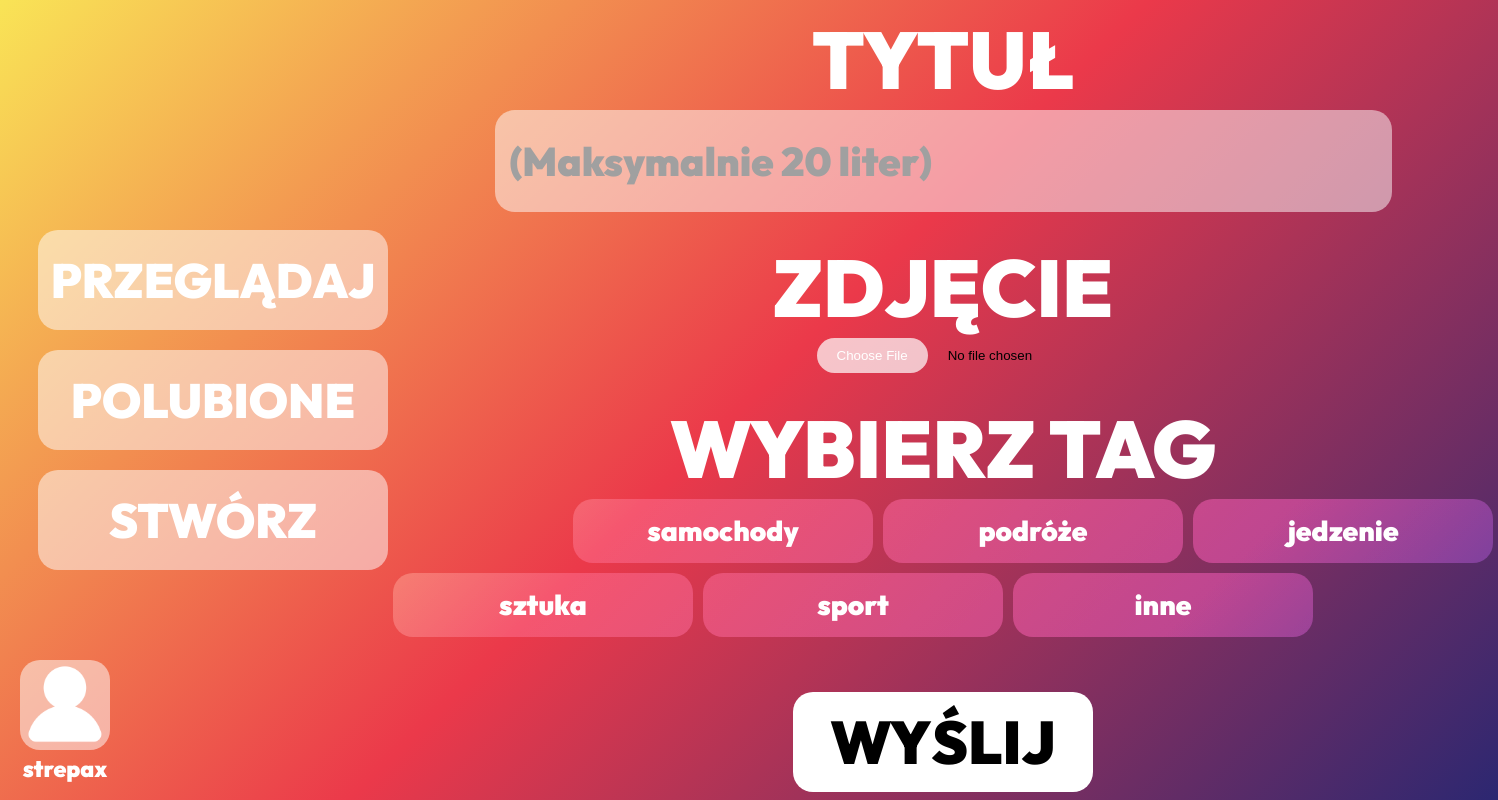
Screenshot of /addPost.php (signed in) with the database file from the repository.
### tables this page shows
CREATE TABLE `tagi` (
  `id` int(11) NOT NULL,
  `nazwa` text NOT NULL
);

### addPost.php (the view, shortened to what this page needs)
<?php
$user_name = isset($_SESSION['user_name']) ? $_SESSION['user_name'] : null;
$user_id = isset($_SESSION['user_id']) ? $_SESSION['user_id'] : null;
$isLoggedIn=$user_id!=0;
$servername = "localhost";
$username = "root";
$password = "";
$dbname = "projekt";
$conn = new mysqli($servername, $username, $password, $dbname);
$tags = $conn->query("SELECT * FROM tagi");
?>
<!DOCTYPE html>
<html lang="en">
<head>
    <link rel="stylesheet" href="./style/addPost.css">
    <link rel="stylesheet" href="./style/nav.css">
</head>
<body>
    <nav>
        <section class="navButtons">
            <a class="navButton" href="./index.php">przeglądaj</a>
            <a id="liked" class="navButton" href="./liked.php">polubione</a>
            <a class="navButton" href="./addPost.php">stwórz</a>
        </section>
        <a class="loginContainer"  href="<?php if($isLoggedIn==1){echo "./user.php?id=".$user_id;}else{echo "./login.php";} ?>">
            <img id="login" src="login.svg">
            <?php if ($user_name): ?>
                <p class="loginText"><?php echo $user_name; ?></p>
            <?php else: ?>
                <p class="loginText">LOGIN</p>
            <?php endif; ?>
        </a>
    </nav>
    <main>
        <section class="inputContainer">
            <h1 class="titleText">TYTUŁ</h1>
            <input id="titleInput" class="titleInput" type="text" placeholder="(Maksymalnie 20 liter)">
        </section>
        <section class="inputContainer">
            <h1 class="titleText">ZDJĘCIE</h1>
            <input id="imageInput" class="imageInput" type="file">
        </section>
        <section class="inputContainer">
            <h1 class="titleText">WYBIERZ TAG</h1>
            <section class="tags">
            <?php
                while ($row = $tags->fetch_assoc()) {
                    echo "<p class='tagButton' id='{$row['id']}' onclick='chooseTag(this)'>{$row['nazwa']}</p>";
                }
            ?>
            </section>
        </section>
        <button id="submitButton" class="submitButton" type="button" onclick="addPost()">WYŚLIJ</button>
    </main>
</body>
</html>

### style/addPost.css (style rules this page uses)
* { user-select: none; }
html { width: 100%; height: 100%; }
body { display: flex; justify-content: start; margin:0px; width: 100%; height: 100%; background: linear-gradient(135deg, rgba(249,228,86,1) 0%, rgba(235,57,74,1) 50%, rgba(44,39,113,1) 100%); }
main { width: 100%; display: flex; flex-direction: column; justify-content: center; align-items: center; gap:25px; }
.inputContainer { display: flex; height: fit-content; width: 1100px; flex-direction: column; align-items: center; justify-content: start; }
.titleText { font-family: outfit; font-weight: 900; font-size: 80px; color: #ffffff; margin:0px; }
.titleInput { width: 80%; height: 100px; line-height: 100px; border-radius: 20px; background-color: rgba(255, 255, 255, 0.5); font-family: outfit; font-size: 40px; font-weight: 900; text-decoration: none; color:rgb(255, 255, 255); border: none; padding-left: 15px; transition: 250ms; }
.titleInput::placeholder { color:rgb(160, 160, 160); }
.tags { display: flex; flex-wrap: wrap; gap: 10px; width: 100%; }
.tagButton:nth-child(1) { margin-left: auto; }
.tagButton { border-radius: 20px; margin:0px; position: relative; width: 300px; height: 64px; font-size: 28px; line-height: 64px; text-align: center; font-weight: 900; font-family: outfit; color:white; cursor: pointer; transition: 250ms; }
.tagButton::before { width: 300px; border-radius: 20px; transition: 250ms; background-color: rgba(255, 255, 255, 0.5); mix-blend-mode: overlay; content: ""; position: absolute; inset: 0; z-index: -1; }
.submitButton { margin-top: 30px; cursor: pointer; height: 100px; width: 300px; justify-self: center; align-self: center; font-family: outfit; font-weight: 900; font-size: 60px; border-radius: 20px; border:none; background-color: white; color:black; transition: 250ms; }

### style/nav.css (style rules this page uses)
nav { margin-left: 38px; height: 100%; display: flex; flex-direction: column; align-items: center; justify-content: center; }
.navButtons { height: 50%; display: flex; flex-direction: column; align-items: center; justify-content: center; gap: 5%; }
.navButton { width: 350px; height: 100px; line-height: 100px; border-radius: 20px; background-color: rgba(255, 255, 255, 0.5); vertical-align: middle; font-family: outfit; font-size: 48px; font-weight: 900; text-decoration: none; color:rgb(255, 255, 255); text-transform: uppercase; text-align: center; transition: 250ms; }
.loginContainer { display: flex; flex-direction: column; align-items: center; position: absolute; bottom: 20px; left: 20px; cursor: pointer; text-decoration: none; }
#login { width: 90px; height:90px; background-color: rgba(255, 255, 255, 0.5); border-radius: 20px; transition: 250ms; }
.loginText { margin:0px; margin-top: 7px; color:white; font-family: outfit; font-weight: 900; font-size: 23px; text-align: center; line-height: 23px; }

### rows the page displays
tagi: nazwa "samochody"
tagi: nazwa "podróże"
tagi: nazwa "jedzenie"
tagi: nazwa "sztuka"
tagi: nazwa "sport"
tagi: nazwa "inne"

### other values shown
$user_name "strepax"
